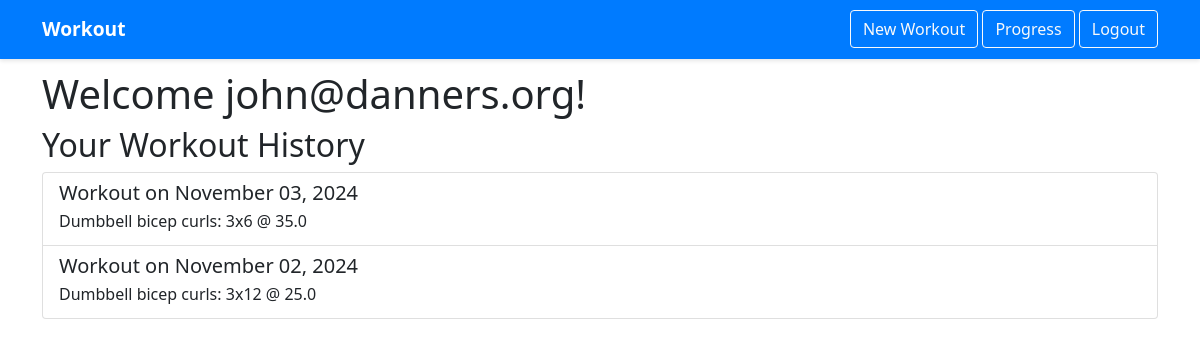
The page /home (signed in) on the database as committed earlier.
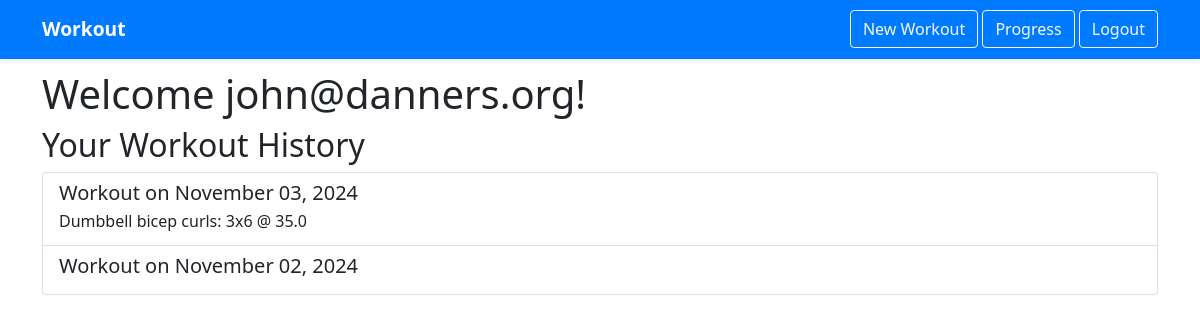
The same page on the database as committed later.
### my_new_app/models.py (models this page shows, shortened)
class User(db.Model, UserMixin):
    id = db.Column(db.Integer, primary_key=True)
    username = db.Column(db.String(20), unique=True, nullable=False)
    email = db.Column(db.String(120), unique=True, nullable=False)
    password_hash = db.Column(db.String(128))
    workouts = db.relationship('Workout', backref='user', lazy=True)

class Workout(db.Model):
    id = db.Column(db.Integer, primary_key=True)
    date = db.Column(db.DateTime, nullable=False, default=datetime.utcnow)
    user_id = db.Column(db.Integer, db.ForeignKey('user.id'), nullable=False)
    exercises = db.relationship('Exercise', backref='workout', lazy=True)

class Exercise(db.Model):
    id = db.Column(db.Integer, primary_key=True)
    workout_id = db.Column(db.Integer, db.ForeignKey('workout.id'), nullable=False)
    exercise_type = db.Column(db.String(100), nullable=False)
    sets = db.Column(db.Integer, nullable=False)
    reps = db.Column(db.Integer, nullable=False)
    weight = db.Column(db.Float, nullable=False)

### my_new_app/routes.py (the view)
@app.route("/")
@app.route("/home")
def home():
    current_app.logger.info('Home route accessed')
    return render_template("home.html")

### my_new_app/models.py (called while the page is built)
@login_manager.user_loader
def load_user(user_id):
    return User.query.get(int(user_id))

### my_new_app/templates/home.html
{% extends "base.html" %}
{% block content %}
    {% if current_user.is_authenticated %}
        <div class="content-section">
            <h1>Welcome {{ current_user.username }}!</h1>
            {% if current_user.workouts %}
                <h2>Your Workout History</h2>
                <div class="list-group">
                    {% for workout in current_user.workouts|sort(attribute='date', reverse=true) %}
                        <a href="{{ url_for('workout', workout_id=workout.id) }}"
                           class="list-group-item list-group-item-action">
                            <div class="d-flex w-100 justify-content-between">
                                <h5 class="mb-1">Workout on {{ workout.date.strftime('%B %d, %Y') }}</h5>
                            </div>
                            <p class="mb-1">
                                {% for exercise in workout.exercises %}
                                    {{ exercise.exercise_type }}: {{ exercise.sets }}x{{ exercise.reps }} @ {{ exercise.weight }}
                                {% endfor %}
                            </p>
                        </a>
                    {% endfor %}
                </div>
            {% else %}
                <p>No workouts yet. Click "New Workout" to get started!</p>
            {% endif %}
        </div>
    {% endif %}
{% endblock content %}

### my_new_app/templates/base.html (shortened to what this page needs)
<!DOCTYPE html>
<html lang="en">
<head>
    <link href="https://cdn.jsdelivr.net/npm/bootstrap@5.1.3/dist/css/bootstrap.min.css" rel="stylesheet">
</head>
<body>
    <nav class="navbar navbar-dark">
        <div class="container">
            <a class="navbar-brand" href="{{ url_for('home') }}">Workout</a>
            <div>
                {% if current_user.is_authenticated %}
                    <a class="btn btn-outline-light" href="{{ url_for('new_workout') }}">New Workout</a>
                    <a class="btn btn-outline-light" href="{{ url_for('exercise_progress') }}">Progress</a>
                    <a class="btn btn-outline-light" href="{{ url_for('logout') }}">Logout</a>
                {% else %}
                    <a class="btn btn-outline-light" href="{{ url_for('login') }}">Login</a>
                    <a class="btn btn-outline-light" href="{{ url_for('register') }}">Register</a>
                {% endif %}
            </div>
        </div>
    </nav>
    <main class="container main-content">
        {% block content %}{% endblock %}
    </main>
</body>
</html>

### my_new_app/templates/base.html (style rules this page uses)
.navbar { background-color: #007bff; position: fixed; top: 0; width: 100%; z-index: 1000; padding: 10px; box-shadow: 0 2px 4px rgba(0,0,0,0.1); }
.main-content { margin-top: 70px; }
.navbar-brand { color: white; font-weight: bold; font-size: 1.2rem; }

Rows that differ between the two databases and show on the page:
removed Exercise: exercise_type "Dumbbell bicep curls", sets "3", reps "12", weight "25.0", shown under Workout "November 02, 2024"
